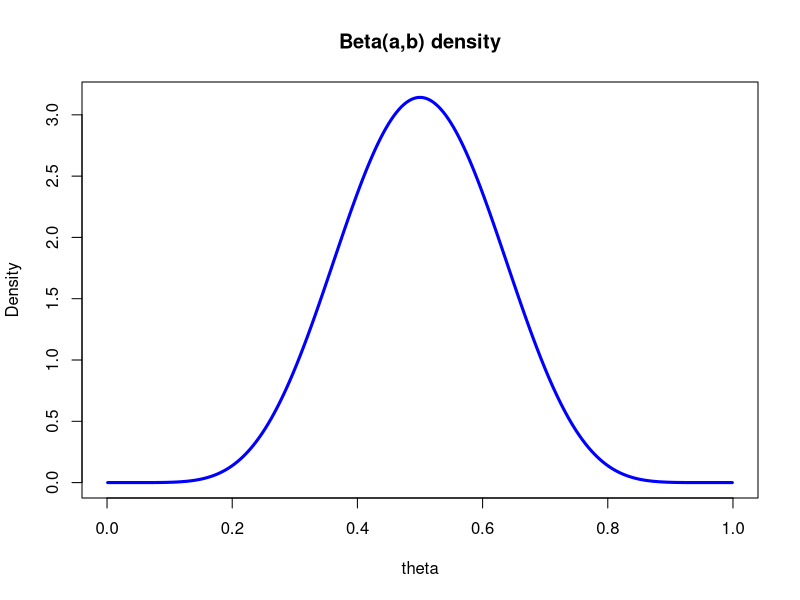
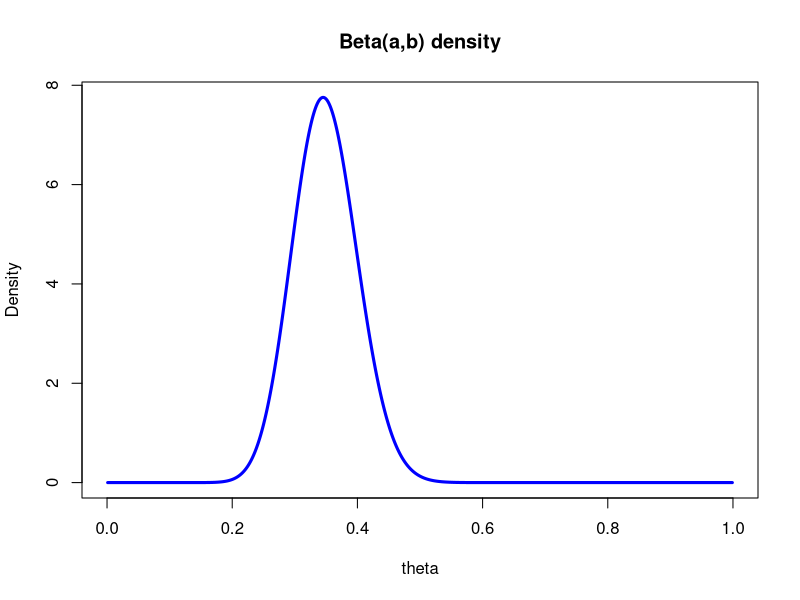
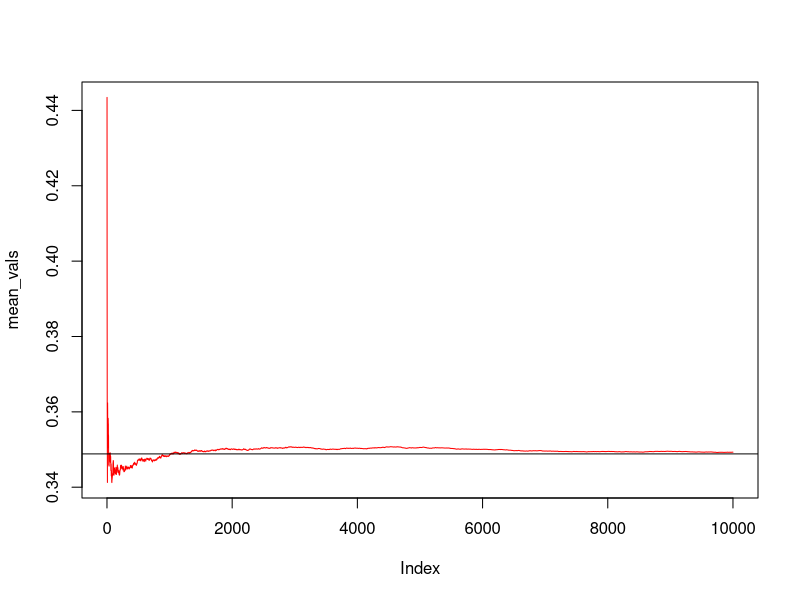
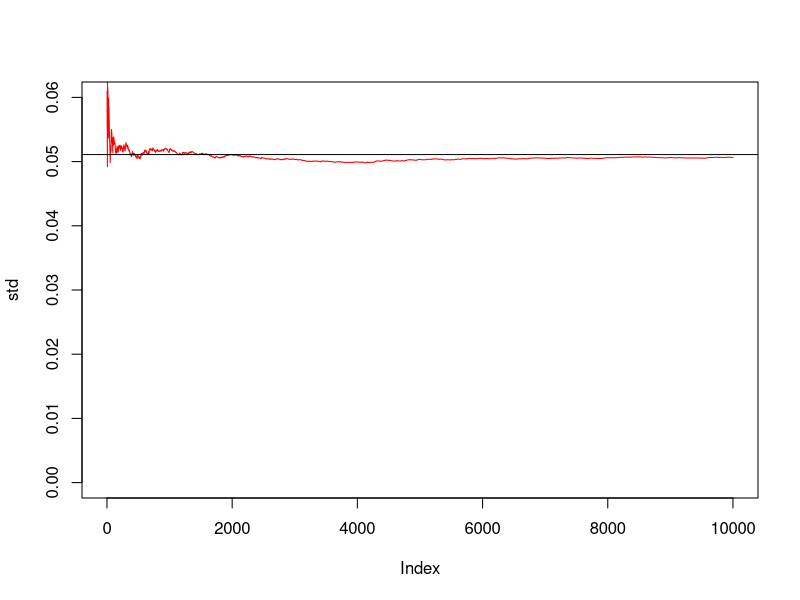
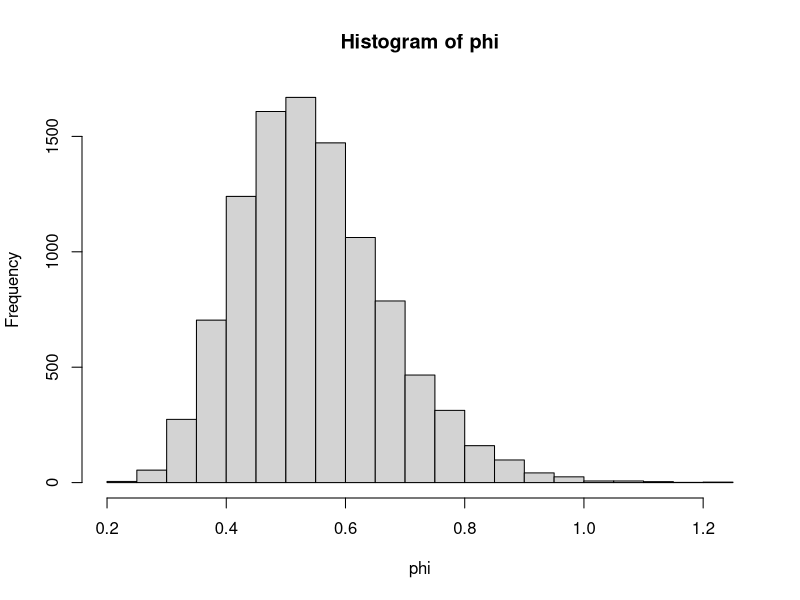
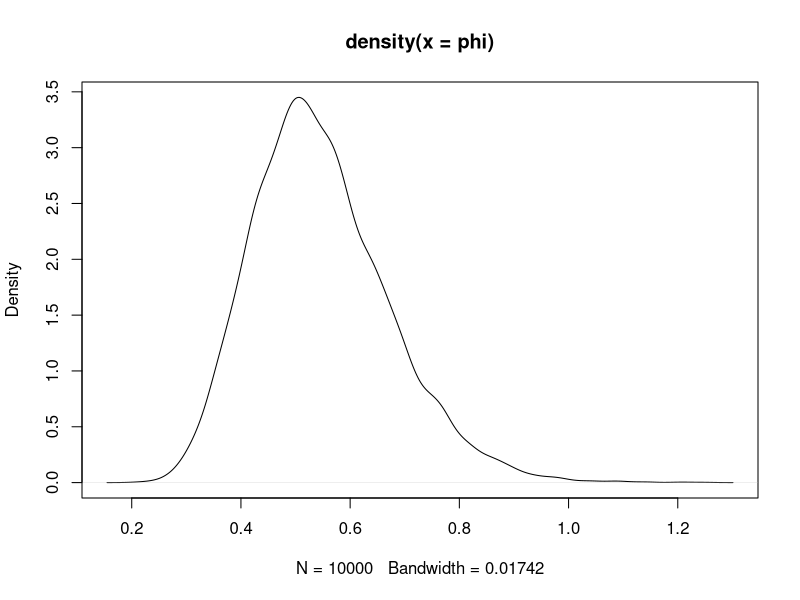

Here is the R script that generated these plots, in order:
#Assignment 1

#Let y1, ..., yn|θ ∼ Bern(θ), and assume that you have obtained a sample
#with s = 22 successes in n = 70 trials. Assume a Beta(α0, β0) prior for θ and let α0 = β0 = 8.


###Starting assignment###


###Variables###
s=22
n=70
a0=8
b0=8
###############

#Assignment 1
meanBeta <- function(a,b){
  return(a/(a+b))
}

varBeta <-function(a,b) {
  return(a*b/(((a+b)**2)*(a+b+1)))
}

BetaPlot <- function(a,b){
  xGrid <- seq(0.001, 0.999, by=0.001)
  prior = dbeta(xGrid, a, b)
  maxDensity <- max(prior) # Use to make the y-axis high enough
  plot(xGrid, prior, type = 'l', lwd = 3, col = "blue", xlim <- c(0,1), ylim <- c(0, maxDensity), xlab = "theta", 
       ylab = 'Density', main = 'Beta(a,b) density')
}

#a) Draw 10000 random values (nDraws = 10000) from the posterior θ|y ∼ Beta(α0+ s, β0 + f), where y = (y1, . . . , yn),
#and verify graphically that the posterior mean E [θ|y] and standard deviation SD [θ|y] converges to the true values
#as the number of random draws grows large. [Hint: use rbeta() to draw random values and make graphs of the sample means 
#and standard deviations of θ as a function of the accumulating number of drawn values].

BetaPlot(a0,b0) #Pdf of prior

BetaPlot(a0+s,b0+n-s) #Pdf of posterior
meanPost = meanBeta(a0+s,b0+n-s) #Calculate the actual mean of the posterior
meanPost #actual is 0.3488
varPost = varBeta(a0+s,b0+n-s) #Calculate the actual variance of the posterior
varPost #actual variance is 0.00261
stdPost = sqrt(varPost) #Standard deviation of actual
stdPost #actual standard deviation is 0.0511

Ndraws = 10000 #Number of samples to draw
samples = rbeta(Ndraws, shape1=a0+s, shape2=b0+n-s) #Draws 10000 random samples from the posterior

mean_vals = rep(0,10000) #List to store mean
std = rep(0,10000) #List to store standard deviation

for (i in 1:10000) {
  mean = mean(samples[1:i])
  mean_vals[i] = mean
  std[i] = sd(samples[1:i])
}

plot(mean_vals, type ="l", col="red") #Plotting accum. mean vals based on increased Ndraws
abline(meanPost,0) #plotting tangent line of actual mean

plot(std, type="l", col="red", ylim=c(0,0.06)) #Plotting accum. standard deviation based on increased Ndraws
abline(stdPost,0) #plotting tangent line of actual std

#As seen in the plotted graphs, the mean and std dev converges towards the true values for big n:s

#b) Draw 10000 random values from the posterior to compute the posterior probability
#Pr(θ > 0.3|y) and compare with the exact value from the Beta posterior. [Hint: use pbeta()].


threshold = 0.3
true_probability = 1 - pbeta(threshold,shape1=a0+s, shape2=b0+n-s) #Calculating the true probability of the posterior
true_probability #True value is 0.83

samples = rbeta(Ndraws, shape1=a0+s, shape2=b0+n-s) #Drawing 10000 samples from the beta distribution
p_greater = mean(samples > threshold) #Calculating the mean of all random samples greater than 0.3
p_greater #Calculated value is 0.8286

#We can see that the probability is ~83% for both, indicating we get good 
#approximations for large data sets of random samples

#c) Draw 10000 random values from the posterior of the odds φ = θ / 1−θ by using
#the previous random draws from the Beta posterior for θ and plot the posterior distribution of φ.
#[Hint: hist() and density() can be utilized].


samples = rbeta(Ndraws, shape1=a0+s, shape2=b0+n-s) #Sample 10000 random samples
phi = samples/(1-samples) #Calculate phi
hist(phi) #Plot histogram
plot(density(phi)) #Plot density function
